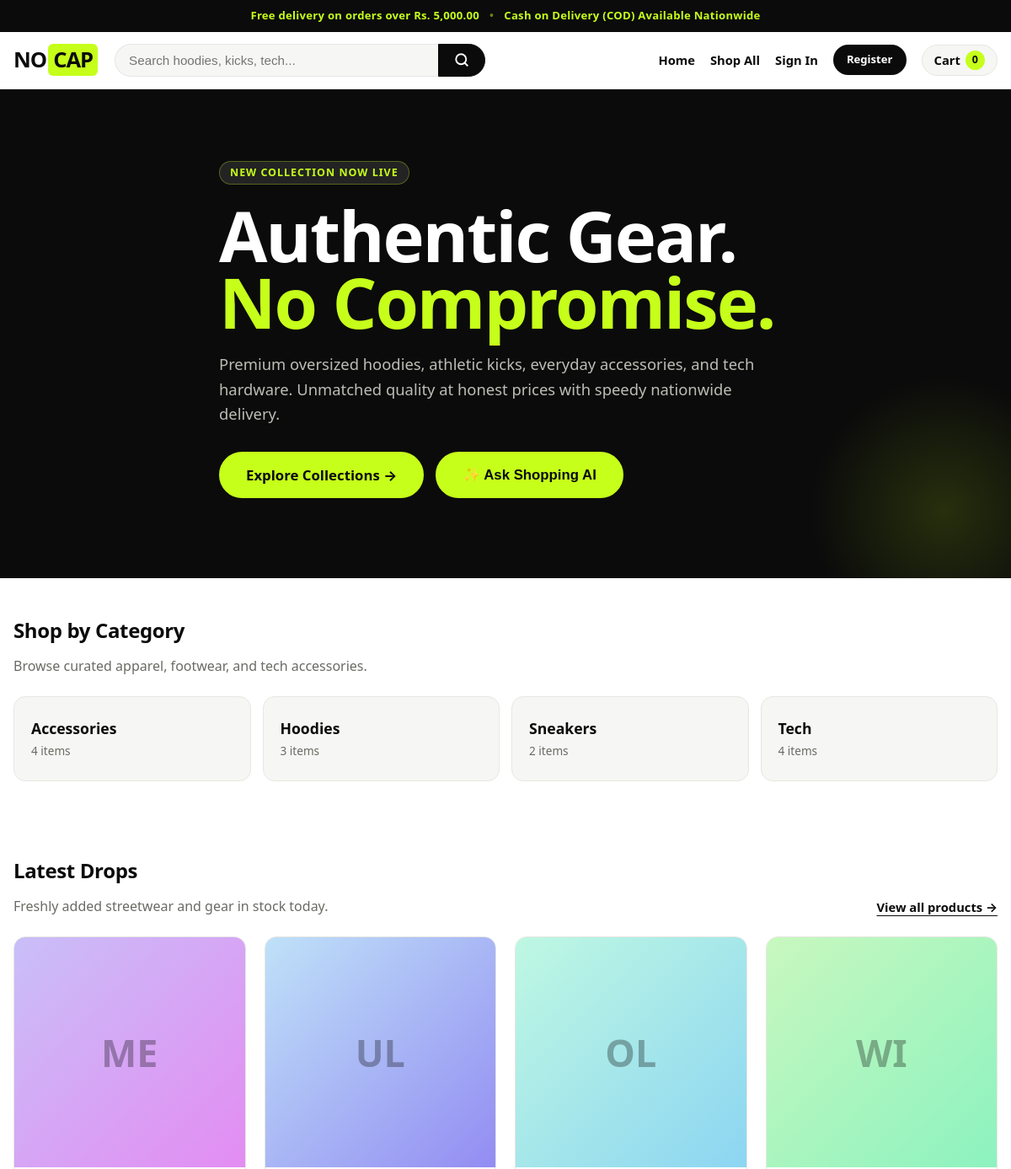
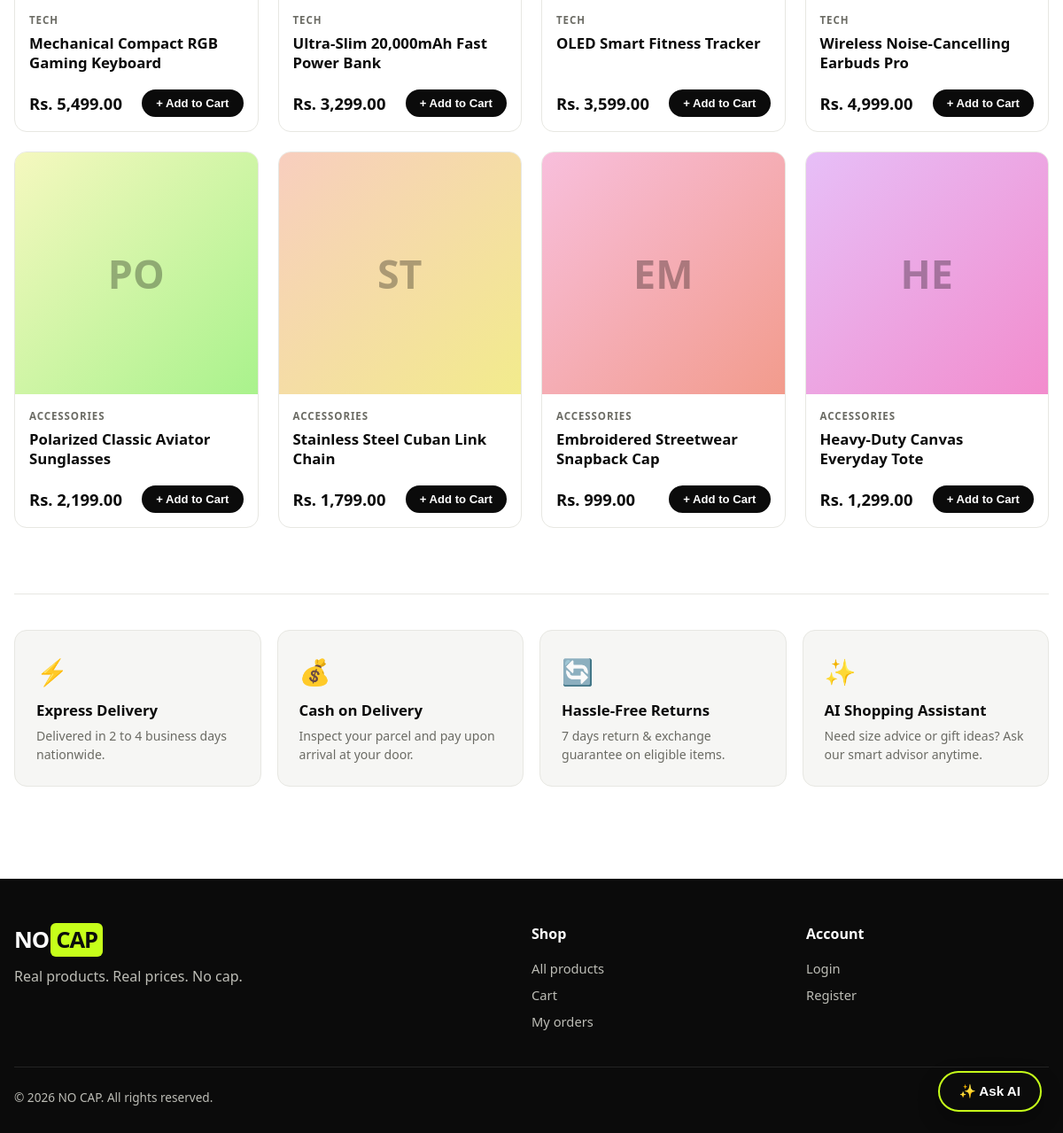
The page / on the database its author committed (2 pictures, top to bottom).
### tables this page shows
CREATE TABLE `products` (
  `id` INT AUTO_INCREMENT PRIMARY KEY,
  `name` VARCHAR(150) NOT NULL,
  `category` VARCHAR(80) NOT NULL,
  `description` TEXT,
  `price` DECIMAL(10,2) NOT NULL,
  `stock` INT NOT NULL DEFAULT 0,
  `image` VARCHAR(255) NULL,
  `created_at` TIMESTAMP DEFAULT CURRENT_TIMESTAMP,
  INDEX (`category`),
  INDEX (`name`)
);

### includes/functions.php (the view, shortened to what this page needs)
<?php
function e($value) {
    return htmlspecialchars((string)$value, ENT_QUOTES, 'UTF-8');
}
function url($path = '') {
    return BASE_URL . '/' . ltrim($path, '/');
}
function money($amount) {
    return CURRENCY . number_format((float)$amount, 2);
}
function is_logged_in() {
    return isset($_SESSION['user']) && is_array($_SESSION['user']);
}
function cart_count() {
    if (!is_logged_in()) return 0;
}
function product_thumb($product) {
    $hue = ((int)($product['id'] ?? 1) * 47) % 360;
    $initials = strtoupper(substr($product['name'] ?? 'NP', 0, 2));
    return '<div class="ph" style="--h:' . $hue . '"><span>' . e($initials) . '</span></div>';
}
function product_card($product) {
    $isOutOfStock = ($product['stock'] < 1);
    ob_start(); ?>
    <div class="card <?= $isOutOfStock ? 'is-out-of-stock' : '' ?>">
        <a class="thumb" href="<?= url('product.php?id=' . $product['id']) ?>">
            <?= product_thumb($product) ?>
        </a>
        <div class="info">
            <span class="cat"><?= e($product['category']) ?></span>
            <h3><a href="<?= url('product.php?id=' . $product['id']) ?>"><?= e($product['name']) ?></a></h3>
            <div class="row">
                <b class="price-tag"><?= money($product['price']) ?></b>
                <?php if (!$isOutOfStock): ?>
                <form method="post" action="<?= url('cart.php') ?>">
                    <button class="btn sm" type="submit">+ Add to Cart</button>
                </form>
                <?php endif; ?>
            </div>
        </div>
    </div>
    <?php return ob_get_clean();
}

### includes/header.php (shortened to what this page needs)
<?php
$cartCount = cart_count();
?>
<!DOCTYPE html>
<html lang="en">
<head>
    <link rel="stylesheet" href="<?= url('assets/css/style.css') ?>">
</head>
<body>
<div class="topbar">
    <span>Free delivery on orders over <?= money(FREE_SHIPPING_ABOVE) ?></span>
    <span class="dot">&bull;</span>
    <span>Cash on Delivery (COD) Available Nationwide</span>
</div>
<header class="site-header">
    <div class="container nav">
        <a class="logo" href="<?= url('index.php') ?>">NO<span>CAP</span></a>
        <form class="search" action="<?= url('products.php') ?>" method="get">
            <input type="search" name="q" placeholder="Search hoodies, kicks, tech..." value="<?= e($_GET['q'] ?? '') ?>" autocomplete="off">
            <button type="submit" aria-label="Search">
                <svg width="18" height="18" viewBox="0 0 24 24" fill="none" stroke="currentColor" stroke-width="2.5" stroke-linecap="round" stroke-linejoin="round"><circle cx="11" cy="11" r="8"></circle><line x1="21" y1="21" x2="16.65" y2="16.65"></line></svg>
            </button>
        </form>
        <nav id="menu">
            <a href="<?= url('index.php') ?>">Home</a>
            <a href="<?= url('products.php') ?>">Shop All</a>
            <?php if (is_logged_in()): ?>
                <a href="<?= url('orders.php') ?>">My Orders</a>
                <?php if (is_admin()): ?>
                    <a class="admin-badge-link" href="<?= url('admin/index.php') ?>">Admin Panel</a>
                <?php endif; ?>
                <a href="<?= url('logout.php') ?>">Sign Out (<?= e(explode(' ', current_user()['name'])[0]) ?>)</a>
            <?php else: ?>
                <a href="<?= url('login.php') ?>">Sign In</a>
                <a class="btn sm" href="<?= url('register.php') ?>">Register</a>
            <?php endif; ?>
            <a class="cart-link" href="<?= url('cart.php') ?>">
                <span>Cart</span>
                <span class="pill" id="cart-counter"><?= $cartCount ?></span>
            </a>
        </nav>
    </div>
</header>
<main>

### index.php (shortened to what this page needs)
<?php
require_once __DIR__ . '/includes/init.php';
$latest = $pdo->query('SELECT * FROM products ORDER BY created_at DESC, id DESC LIMIT 8')->fetchAll();
$cats = $pdo->query('SELECT category, COUNT(*) as n FROM products GROUP BY category ORDER BY category ASC')->fetchAll();
require __DIR__ . '/includes/header.php';
?>
<section class="hero">
    <div class="container hero-content">
        <span class="hero-badge">NEW COLLECTION NOW LIVE</span>
        <h1>Authentic Gear.<br><span>No Compromise.</span></h1>
        <p>Premium oversized hoodies, athletic kicks, everyday accessories, and tech hardware. Unmatched quality at honest prices with speedy nationwide delivery.</p>
        <div class="hero-actions">
            <a class="btn lg" href="<?= url('products.php') ?>">Explore Collections &rarr;</a>
            <button class="btn lg ghost-light" type="button" onclick="document.getElementById('ai-toggle').click()">&#10024; Ask Shopping AI</button>
        </div>
    </div>
</section>
<section class="container section">
    <div class="head-row">
        <div>
            <h2>Shop by Category</h2>
            <p class="muted">Browse curated apparel, footwear, and tech accessories.</p>
        </div>
    </div>
    <div class="cats">
        <?php foreach ($cats as $c): ?>
            <a class="cat-card" href="<?= url('products.php?category=' . urlencode($c['category'])) ?>">
                <b><?= e($c['category']) ?></b>
                <small><?= (int)$c['n'] ?> items</small>
            </a>
        <?php endforeach; ?>
    </div>
</section>
<section class="container section">
    <div class="head-row">
        <div>
            <h2>Latest Drops</h2>
            <p class="muted">Freshly added streetwear and gear in stock today.</p>
        </div>
        <a class="link-arrow" href="<?= url('products.php') ?>">View all products &rarr;</a>
    </div>
    <div class="grid">
        <?php foreach ($latest as $p) echo product_card($p); ?>
    </div>
</section>
<section class="container section perks">
    <div class="perk-card">
        <div class="perk-icon">&#9889;</div>
        <b>Express Delivery</b>
        <span>Delivered in 2 to 4 business days nationwide.</span>
    </div>
    <div class="perk-card">
        <div class="perk-icon">&#128176;</div>
        <b>Cash on Delivery</b>
        <span>Inspect your parcel and pay upon arrival at your door.</span>
    </div>
    <div class="perk-card">
        <div class="perk-icon">&#128260;</div>
        <b>Hassle-Free Returns</b>
        <span>7 days return &amp; exchange guarantee on eligible items.</span>
    </div>
    <div class="perk-card">
        <div class="perk-icon">&#10024;</div>
        <b>AI Shopping Assistant</b>
        <span>Need size advice or gift ideas? Ask our smart advisor anytime.</span>
    </div>
</section>
<?php require __DIR__ . '/includes/footer.php'; ?>

### includes/footer.php (shortened to what this page needs)
</main>
<footer class="site-footer">
    <div class="container foot">
        <div>
            <div class="logo">NO<span>CAP</span></div>
            <p>Real products. Real prices. No cap.</p>
        </div>
        <div>
            <h4>Shop</h4>
            <a href="<?= url('products.php') ?>">All products</a>
            <a href="<?= url('cart.php') ?>">Cart</a>
            <a href="<?= url('orders.php') ?>">My orders</a>
        </div>
        <div>
            <h4>Account</h4>
            <a href="<?= url('login.php') ?>">Login</a>
            <a href="<?= url('register.php') ?>">Register</a>
        </div>
    </div>
    <div class="copy container">&copy; <?= date('Y') ?> NO CAP. All rights reserved.</div>
</footer>
<button id="ai-toggle" type="button" aria-label="Open AI assistant">&#10024; Ask AI</button>
</body>
</html>

### rows shown on the page
products: $hue 251 (drawn), name "ME", category "TECH", name "Mechanical Compact RGB Gaming Keyboard", price "Rs. 5,499.00"
products: $hue 204 (drawn), name "UL", category "TECH", name "Ultra-Slim 20,000mAh Fast Power Bank", price "Rs. 3,299.00"
products: $hue 157 (drawn), name "OL", category "TECH", name "OLED Smart Fitness Tracker", price "Rs. 3,599.00"
products: $hue 110 (drawn), name "WI", category "TECH", name "Wireless Noise-Cancelling Earbuds Pro", price "Rs. 4,999.00"
products: $hue 63 (drawn), name "PO", category "ACCESSORIES", name "Polarized Classic Aviator Sunglasses", price "Rs. 2,199.00"
products: $hue 16 (drawn), name "ST", category "ACCESSORIES", name "Stainless Steel Cuban Link Chain", price "Rs. 1,799.00"
products: $hue 329 (drawn), name "EM", category "ACCESSORIES", name "Embroidered Streetwear Snapback Cap", price "Rs. 999.00"
products: $hue 282 (drawn), name "HE", category "ACCESSORIES", name "Heavy-Duty Canvas Everyday Tote", price "Rs. 1,299.00"

### other values the page prints
money(FREE_SHIPPING_ABOVE) "Rs. 5,000.00"
$cartCount "0"
$c['category'] "Accessories"
$c['n'] "4"
$c['category'] "Hoodies"
$c['n'] "3"
$c['category'] "Sneakers"
$c['n'] "2"
$c['category'] "Tech"
